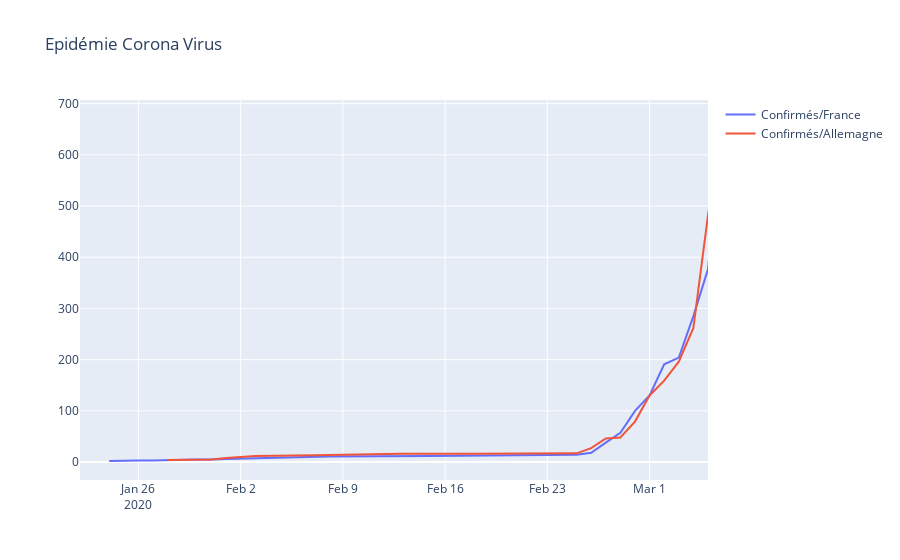

Notebook source saved alongside this figure:
### Code cell
data = [go.Scatter(x=france_df['day'],
                   y=france_df['Confirmed'],
                   name='Confirmés/France'
                  ),
        go.Scatter(x=epidemie_df[epidemie_df['Country/Region'] == 'Germany']['day'],
                   y=epidemie_df[epidemie_df['Country/Region'] == 'Germany']['Confirmed'],
                   name='Confirmés/Allemagne'
                  )
       ]

layout = dict(
    title = "Epidémie Corona Virus",
    xaxis = dict(range = ['2020-01-22', '2020-03-05'])
)

fig = dict(data=data, layout=layout)
py.iplot(fig)

### Figure 1 — Plotly figure (JSON) as saved in the notebook; plotly's stock layout.template omitted (floating-point values rounded to 4 significant figures)
{"data": [{"name": "Confirmés/France", "type": "scatter", "x": ["2020-01-24", "2020-01-25", "2020-01-26", "2020-01-27", "2020-01-28", "2020-01-29", "2020-01-30", "2020-01-31", "2020-02-01", "2020-02-01", "2020-02-01", "2020-02-01", "2020-02-01", "2020-02-01", "2020-02-01", "2020-02-08", "2020-02-08", "2020-02-08", "2020-02-08", "2020-02-12", "2020-02-12", "2020-02-12", "2020-02-15", "2020-02-15", "2020-02-15", "2020-02-15", "2020-02-15", "2020-02-15", "2020-02-15", "2020-02-15", "2020-02-15", "2020-02-15", "2020-02-25", "2020-02-26", "2020-02-27", "2020-02-28", "2020-02-29", "2020-03-01", "2020-03-02", "2020-03-03", "2020-03-04", "2020-03-05", "2020-03-06"], "y": [2, 3, 3, 3, 4, 5, 5, 5, 6, 6, 6, 6, 6, 6, 6, 11, 11, 11, 11, 11, 11, 11, 12, 12, 12, 12, 12, 12, 12, 12, 12, 12, 14, 18, 38, 57, 100, 130, 191, 204, 285, 377, 653]}, {"name": "Confirmés/Allemagne", "type": "scatter", "x": ["2020-01-28", "2020-01-29", "2020-01-30", "2020-01-31", "2020-02-01", "2020-02-02", "2020-02-03", "2020-02-03", "2020-02-03", "2020-02-03", "2020-02-07", "2020-02-07", "2020-02-09", "2020-02-09", "2020-02-11", "2020-02-11", "2020-02-13", "2020-02-13", "2020-02-13", "2020-02-13", "2020-02-13", "2020-02-18", "2020-02-18", "2020-02-18", "2020-02-21", "2020-02-21", "2020-02-21", "2020-02-21", "2020-02-25", "2020-02-26", "2020-02-27", "2020-02-28", "2020-02-29", "2020-03-01", "2020-03-02", "2020-03-03", "2020-03-04", "2020-03-05", "2020-03-06"], "y": [4, 4, 4, 5, 8, 10, 12, 12, 12, 12, 13, 13, 14, 14, 16, 16, 16, 16, 16, 16, 16, 16, 16, 16, 16, 16, 16, 16, 17, 27, 46, 48, 79, 130, 159, 196, 262, 482, 670]}], "layout": {"title": {"text": "Epidémie Corona Virus"}, "xaxis": {"range": ["2020-01-22", "2020-03-05"]}}}
